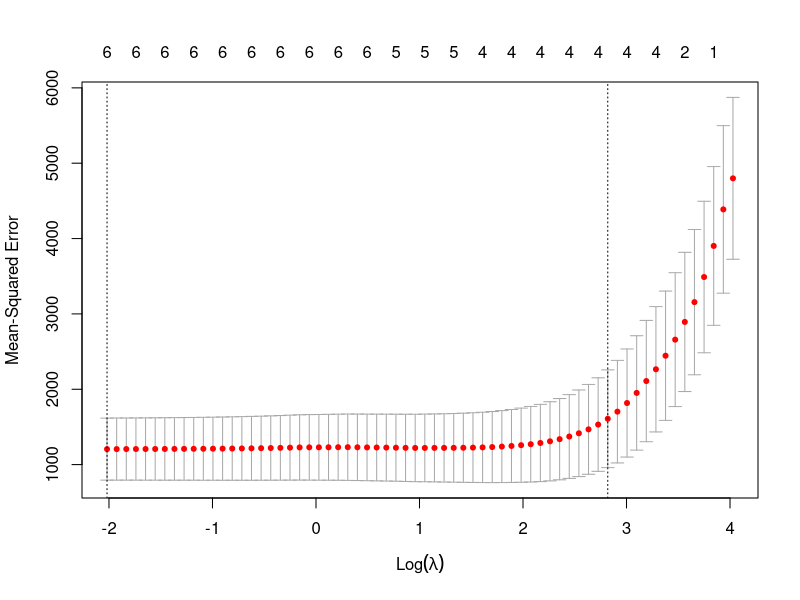

Generate this figure with R:
## ---- chunk 1
knitr::opts_chunk$set(echo = TRUE)
## ---- chunk 2
library(tidyverse)
library(glmnet)
## ---- chunk 3
y <- mtcars$hp
x <- mtcars %>% 
  select(mpg, wt, drat, qsec) %>% 
  data.matrix()
z <- data.matrix(mtcars[, c('mpg', 'wt', 'drat', 'qsec', 'cyl', 'disp')])


## ---- chunk 4
set.seed(2)
model <- cv.glmnet(z, y, alpha = 1)

best_l <- model$lambda.min
plot(model)

## ---- chunk 5
best_model <- glmnet(z,y,aplha = 1, lambda = best_l)
coef(best_model)
## ---- chunk 6

best_model$beta

## ---- chunk 7
summary(best_model)
